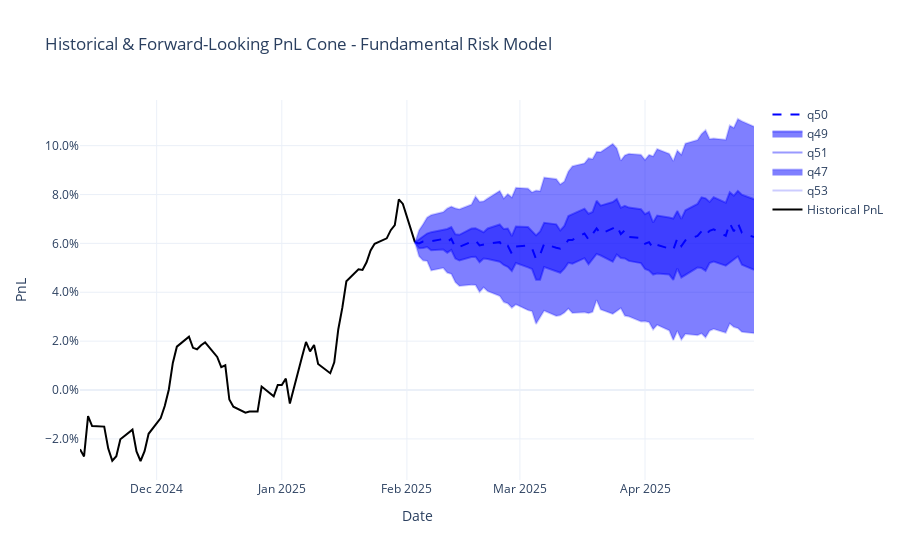

Notebook source saved alongside this figure:
### Markdown cell above
- Plot a simple forward looking cone to predict portfolio vol based on the fitted factor model

### Code cell
portfolio_w = portfolio_w.reindex(returns_df200.columns).fillna(0)
portfolio_returns = returns_df200.dot(portfolio_w)

portfolio_returns = portfolio_returns.tail(60) ###Cut the timeseries down if needed
hist_pnl = (1 + portfolio_returns).cumprod() - 1
fra_f.plot_forward_cone(hist_pnl,horizon_days=60, n_scenarios=10000,quantiles=(47,49,50,51,53))#cumulative
